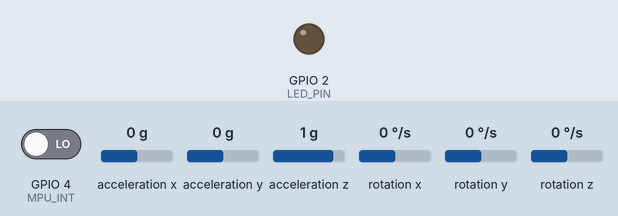
This sketch was run on a simulated ESP32. Parts: output pins drawn as LEDs (lit = HIGH). Wiring (inferred from the names in the program): MPU-6050 motion sensor at I2C address 0x68. Dashed ring = blinking. The test bench sets the inputs (shaded band); at power-on: acceleration x 0 g, GPIO 4 (MPU_INT) LOW, acceleration y 0 g, acceleration z 1 g, rotation x 0 °/s, rotation y 0 °/s, rotation z 0 °/s. Random numbers use the default seed unless the sketch sets one; no radio packets arrive unless stated; what the sketch prints to the serial monitor is not drawn.

Above: at 1.6 s.
1.7 s: acceleration x set to -0.3 g
At 7.6 s:
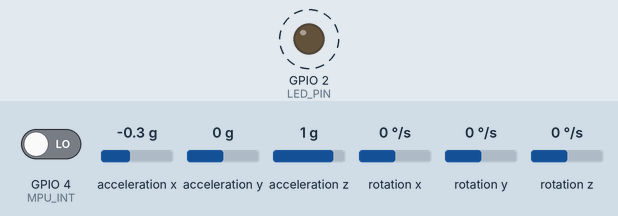
7.7 s: acceleration x set to 0 g
10.7 s: acceleration x set to -1.4 g
Timing chart, 0 to 14.7 s (numbered marks = the images above; inputs shaded):
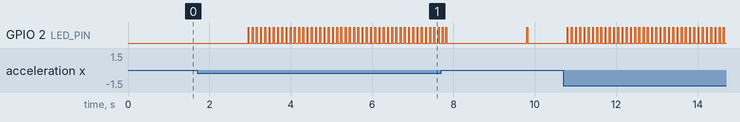

The sketch:

ESP32_Node1.ino
```cpp
/*
 * StructEye - ESP32 Sensor Node 1 (FreeRTOS Multi-Task)
 * Node ID: 0x01
 * Hardware: ESP32 + MPU6050 + SX1278 LoRa
 *
 * Architecture (same as STM32 F207ZG):
 *   Task 1 — Sensor Acquisition   (GPIO interrupt + periodic poll)
 *   Task 2 — Threshold Detection  (vibration/tilt analysis)
 *   Task 3 — LoRa Communication   (CAD LBT + TX)
 *   Task 4 — System Monitor        (health telemetry)
 *
 * IPC (Inter-Process Communication) used:
 *   - FreeRTOS Queues      (xSensorQueue, xTxQueue)
 *   - Task Notifications   (ISR → Task 1 wake-up)
 *
 * NOTE: ESP32 Arduino already runs on FreeRTOS internally.
 *       setup() and loop() execute inside a FreeRTOS task.
 *       We create our own tasks and suspend the default loop task.
 */

#include <LoRa.h>
#include <SPI.h>
#include <Wire.h>
#include <esp_sleep.h>
#include <math.h>

/* ─── FreeRTOS headers (included with ESP32 Arduino core) ─── */
#include "freertos/FreeRTOS.h"
#include "freertos/task.h"
#include "freertos/queue.h"
#include "freertos/semphr.h"

/* ═══════════════════════════════════════════════════════════════
 * CONFIGURATION — Change NODE_ID for each physical node
 * ═══════════════════════════════════════════════════════════════ */
#define NODE_ID 0x01

/* ─── Pin Definitions ─── */
#define MPU_ADDR  0x68
#define LORA_MISO 19
#define LORA_MOSI 23
#define LORA_SCK  18
#define LORA_NSS  5
#define LORA_RST  14
#define LORA_DIO0 26
#define MPU_INT   4    // GPIO4 connected to MPU6050 INT pin
#define LED_PIN   2

/* ─── Timing ─── */
#define HEARTBEAT_PERIOD_MS  30000  // 30s normal heartbeat
#define ALERT_PERIOD_MS      100    // 100ms rapid-fire during alert
#define SENSOR_POLL_MS       50     // 50ms sensor polling interval

/* ─── Thresholds (Dynamic shaking above calibrated baseline) ─── */
#define VIB_WARN_HIGH   1.2f
#define VIB_CRIT_HIGH   3.0f
#define TILT_WARN_DEG   10.0f
#define TILT_CRIT_DEG   15.0f

/* ─── CAD ─── */
#define CAD_MAX_RETRIES    15
#define CAD_BACKOFF_MIN_MS 20
#define CAD_BACKOFF_MAX_MS 80

/* ─── Queue Sizes ─── */
#define SENSOR_QUEUE_SIZE  10
#define TX_QUEUE_SIZE      5

/* ═══════════════════════════════════════════════════════════════
 * DATA STRUCTURES — passed between tasks via Queues (IPC)
 * ═══════════════════════════════════════════════════════════════ */

/* Sensor data: Task 1 → Task 2 via xSensorQueue */
typedef struct {
  float accelX, accelY, accelZ;  // m/s²
  float gyroX, gyroY, gyroZ;    // deg/s
  bool  sensor_ok;
} SensorData_t;

/* TX packet: Task 2 → Task 3 via xTxQueue */
typedef struct {
  uint8_t frame[23];
} TxPacket_t;

/* ═══════════════════════════════════════════════════════════════
 * GLOBAL HANDLES — FreeRTOS IPC objects
 * ═══════════════════════════════════════════════════════════════ */
TaskHandle_t  xSensorTaskHandle  = NULL;
TaskHandle_t  xProcessTaskHandle = NULL;
TaskHandle_t  xLoRaTaskHandle    = NULL;
TaskHandle_t  xMonitorTaskHandle = NULL;

QueueHandle_t xSensorQueue = NULL;  // SensorData_t: Task1 → Task2
QueueHandle_t xTxQueue     = NULL;  // TxPacket_t:   Task2 → Task3

RTC_DATA_ATTR uint8_t seq_num = 0;  // Survives deep sleep

/* ═══════════════════════════════════════════════════════════════
 * UTILITY FUNCTIONS
 * ═══════════════════════════════════════════════════════════════ */

uint16_t crc16(const uint8_t *data, uint16_t len) {
  uint16_t crc = 0xFFFF;
  for (uint16_t i = 0; i < len; i++) {
    crc ^= (uint16_t)data[i] << 8;
    for (uint8_t j = 0; j < 8; j++) {
      if (crc & 0x8000)
        crc = (crc << 1) ^ 0x1021;
      else
        crc <<= 1;
    }
  }
  return crc;
}

/* Direct SPI register access (bypasses LoRa library private methods) */
uint8_t loraReadReg(uint8_t reg) {
  uint8_t val;
  SPI.beginTransaction(SPISettings(8E6, MSBFIRST, SPI_MODE0));
  digitalWrite(LORA_NSS, LOW);
  SPI.transfer(reg & 0x7F);
  val = SPI.transfer(0x00);
  digitalWrite(LORA_NSS, HIGH);
  SPI.endTransaction();
  return val;
}

void loraWriteReg(uint8_t reg, uint8_t val) {
  SPI.beginTransaction(SPISettings(8E6, MSBFIRST, SPI_MODE0));
  digitalWrite(LORA_NSS, LOW);
  SPI.transfer(reg | 0x80);
  SPI.transfer(val);
  digitalWrite(LORA_NSS, HIGH);
  SPI.endTransaction();
}

/* CAD — returns true if channel is busy */
bool isChannelBusy() {
  LoRa.idle();
  loraWriteReg(0x01, 0x85);  // LoRa mode + RXCONTINUOUS
  delay(2);
  uint8_t rssi_raw = loraReadReg(0x1B);
  LoRa.idle();
  return (rssi_raw > 70);
}

void configureMPU6050_WakeOnMotion() {
  // 1. Reset
  Wire.beginTransmission(MPU_ADDR);
  Wire.write(0x6B); Wire.write(0x80);
  Wire.endTransmission();
  delay(100);

  // 2. Wake up
  Wire.beginTransmission(MPU_ADDR);
  Wire.write(0x6B); Wire.write(0x00);
  Wire.endTransmission();
  delay(10);

  // 3. HPF 5Hz
  Wire.beginTransmission(MPU_ADDR);
  Wire.write(0x1C); Wire.write(0x01);
  Wire.endTransmission();

  // 4. INT pin config (latch)
  Wire.beginTransmission(MPU_ADDR);
  Wire.write(0x37); Wire.write(0x20);
  Wire.endTransmission();

  // 5. Enable motion interrupt
  Wire.beginTransmission(MPU_ADDR);
  Wire.write(0x38); Wire.write(0x40);
  Wire.endTransmission();

  // 6. Threshold = 30 (60mg)
  Wire.beginTransmission(MPU_ADDR);
  Wire.write(0x1F); Wire.write(30);
  Wire.endTransmission();

  // 7. Duration = 2ms
  Wire.beginTransmission(MPU_ADDR);
  Wire.write(0x20); Wire.write(2);
  Wire.endTransmission();
}

/* ═══════════════════════════════════════════════════════════════
 * ISR — MPU6050 Motion Interrupt (GPIO4)
 *
 * This is the fastest possible wake-up path:
 *   MPU6050 INT pin → GPIO ISR → xTaskNotifyGiveFromISR →
 *   portYIELD_FROM_ISR → Task 1 wakes in <10µs
 * ═══════════════════════════════════════════════════════════════ */
void IRAM_ATTR onMotionISR() {
  BaseType_t xHigherPriorityTaskWoken = pdFALSE;
  if (xSensorTaskHandle != NULL) {
    vTaskNotifyGiveFromISR(xSensorTaskHandle, &xHigherPriorityTaskWoken);
  }
  portYIELD_FROM_ISR(xHigherPriorityTaskWoken);
}

/* ═══════════════════════════════════════════════════════════════
 * TASK 1: SENSOR ACQUISITION
 * IPC Output: xSensorQueue (Queue)
 * IPC Input:  Task Notification (from ISR)
 * ═══════════════════════════════════════════════════════════════ */
void vSensorAcquisitionTask(void *pvParameters) {
  SensorData_t sensorData;

  for (;;) {
    /* Block until ISR notification OR timeout after SENSOR_POLL_MS */
    uint32_t notification = ulTaskNotifyTake(pdTRUE,
                                             pdMS_TO_TICKS(SENSOR_POLL_MS));

    if (notification > 0) {
      Serial.println(">>> HARDWARE INTERRUPT: Motion Detected! <<<");
    }

    /* Read MPU6050 — 14 bytes burst */
    Wire.beginTransmission(MPU_ADDR);
    Wire.write(0x3B);
    Wire.endTransmission(false);
    Wire.requestFrom((uint16_t)MPU_ADDR, (uint8_t)14, true);

    int16_t ax_h = Wire.read(); int16_t ax_l = Wire.read();
    int16_t ay_h = Wire.read(); int16_t ay_l = Wire.read();
    int16_t az_h = Wire.read(); int16_t az_l = Wire.read();
    int16_t temp_h = Wire.read(); int16_t temp_l = Wire.read();
    int16_t gx_h = Wire.read(); int16_t gx_l = Wire.read();
    int16_t gy_h = Wire.read(); int16_t gy_l = Wire.read();
    int16_t gz_h = Wire.read(); int16_t gz_l = Wire.read();

    int16_t ax = (ax_h << 8) | ax_l;
    int16_t ay = (ay_h << 8) | ay_l;
    int16_t az = (az_h << 8) | az_l;
    int16_t temp = (temp_h << 8) | temp_l;
    int16_t gx = (gx_h << 8) | gx_l;
    int16_t gy = (gy_h << 8) | gy_l;
    int16_t gz = (gz_h << 8) | gz_l;

    /* Clear MPU6050 interrupt latch */
    Wire.beginTransmission(MPU_ADDR);
    Wire.write(0x3A);
    Wire.endTransmission(false);
    Wire.requestFrom((uint16_t)MPU_ADDR, (uint8_t)1, true);
    Wire.read();

    /* Scale to engineering units */
    sensorData.accelX = (ax / 16384.0f) * 9.81f;
    sensorData.accelY = (ay / 16384.0f) * 9.81f;
    sensorData.accelZ = (az / 16384.0f) * 9.81f;
    sensorData.gyroX  = gx / 131.0f;
    sensorData.gyroY  = gy / 131.0f;
    sensorData.gyroZ  = gz / 131.0f;
    sensorData.sensor_ok = !(ax == 0 && ay == 0 && az == 0);

    /* Push to processing queue (IPC: Queue) */
    if (xQueueSend(xSensorQueue, &sensorData, 0) != pdPASS) {
      SensorData_t discard;
      xQueueReceive(xSensorQueue, &discard, 0);
      xQueueSend(xSensorQueue, &sensorData, 0);
    }
  }
}

/* ═══════════════════════════════════════════════════════════════
 * TASK 2: PROCESSING & THRESHOLD DETECTION
 * IPC Input:  xSensorQueue (Queue — blocks until data arrives)
 * IPC Output: xTxQueue (Queue)
 * ═══════════════════════════════════════════════════════════════ */
void vThresholdDetectionTask(void *pvParameters) {
  SensorData_t rxData;
  TxPacket_t   txPacket;
  TickType_t   lastTxTick = 0;
  uint8_t      alert_active = 0;

  float base_gravity = 9.81f;
  uint16_t cal_samples = 0;
  float cal_sum = 0.0f;
  uint8_t cooldown_counter = 0;

  for (;;) {
    if (xQueueReceive(xSensorQueue, &rxData, portMAX_DELAY) != pdPASS)
      continue;

    /* Compute raw acceleration magnitude */
    float accel_mag = sqrtf(rxData.accelX * rxData.accelX +
                            rxData.accelY * rxData.accelY +
                            rxData.accelZ * rxData.accelZ);

    /* Self-calibration over first 50 samples at startup */
    if (cal_samples < 50) {
      cal_sum += accel_mag;
      cal_samples++;
      if (cal_samples == 50) {
        base_gravity = cal_sum / 50.0f;
        Serial.printf("[CAL] Auto-calibration done. Base Gravity = %.3f m/s2\n", base_gravity);
      }
      /* Skip processing until calibrated */
      continue;
    }

    /* Compute true dynamic vibration (shaking above baseline gravity) */
    float vibration = fabsf(accel_mag - base_gravity);

    float maxAxis = fabsf(rxData.accelX);
    if (fabsf(rxData.accelY) > maxAxis) maxAxis = fabsf(rxData.accelY);
    if (fabsf(rxData.accelZ) > maxAxis) maxAxis = fabsf(rxData.accelZ);

    float tilt = 0.0f;
    if (accel_mag > 0.1f)
      tilt = acosf(maxAxis / accel_mag) * 180.0f / PI;

    /* Status & alert */
    uint8_t status_flags = 0;
    uint8_t alert_level  = 0;

    if (vibration > VIB_CRIT_HIGH)
      status_flags |= (1 << 0);
    else if (vibration > VIB_WARN_HIGH)
      alert_level = 1;

    if (fabsf(tilt) > TILT_CRIT_DEG)
      status_flags |= (1 << 1);
    else if (fabsf(tilt) > TILT_WARN_DEG)
      alert_level = 1;

    if (!rxData.sensor_ok)   status_flags |= (1 << 2);
    if (seq_num == 0)        status_flags |= (1 << 3);
    if ((status_flags & 0x03) != 0) alert_level = 2;

    /* Alert state machine */
    uint8_t was_alert = alert_active;
    alert_active = (alert_level >= 1) ? 1 : 0;

    /* If alert state changes, start a 3-packet fast cooldown burst */
    uint8_t transition = (alert_active != was_alert) ? 1 : 0;
    if (transition) {
      cooldown_counter = 3;
    }

    TickType_t now = xTaskGetTickCount();
    TickType_t tx_interval;

    if (alert_active) {
      tx_interval = pdMS_TO_TICKS(ALERT_PERIOD_MS); // 100ms
    } else if (cooldown_counter > 0) {
      tx_interval = pdMS_TO_TICKS(2000);            // 2 seconds redundant spacing
    } else {
      tx_interval = pdMS_TO_TICKS(HEARTBEAT_PERIOD_MS); // 30 seconds
    }

    uint8_t force_tx = (transition || seq_num == 0) ? 1 : 0;

    if (!force_tx && (now - lastTxTick) < tx_interval)
      continue;

    /* Redundant transmission cooldown tracker */
    if (cooldown_counter > 0 && !transition) {
      cooldown_counter--;
    }

    /* Build 23-byte frame */
    txPacket.frame[0] = 0xAA;
    txPacket.frame[1] = NODE_ID;
    txPacket.frame[2] = seq_num++;

    int16_t ax_s   = (int16_t)(rxData.accelX * 100);
    int16_t ay_s   = (int16_t)(rxData.accelY * 100);
    int16_t az_s   = (int16_t)(rxData.accelZ * 100);
    int16_t gx_s   = (int16_t)(rxData.gyroX  * 100);
    int16_t gy_s   = (int16_t)(rxData.gyroY  * 100);
    int16_t gz_s   = (int16_t)(rxData.gyroZ  * 100);
    uint16_t vib_s = (uint16_t)(vibration     * 100);
    int16_t tilt_s = (int16_t)(tilt           * 100);

    txPacket.frame[3]  = (ax_s >> 8) & 0xFF;   txPacket.frame[4]  = ax_s & 0xFF;
    txPacket.frame[5]  = (ay_s >> 8) & 0xFF;   txPacket.frame[6]  = ay_s & 0xFF;
    txPacket.frame[7]  = (az_s >> 8) & 0xFF;   txPacket.frame[8]  = az_s & 0xFF;
    txPacket.frame[9]  = (gx_s >> 8) & 0xFF;   txPacket.frame[10] = gx_s & 0xFF;
    txPacket.frame[11] = (gy_s >> 8) & 0xFF;   txPacket.frame[12] = gy_s & 0xFF;
    txPacket.frame[13] = (gz_s >> 8) & 0xFF;   txPacket.frame[14] = gz_s & 0xFF;
    txPacket.frame[15] = (vib_s >> 8) & 0xFF;  txPacket.frame[16] = vib_s & 0xFF;
    txPacket.frame[17] = (tilt_s >> 8) & 0xFF; txPacket.frame[18] = tilt_s & 0xFF;

    txPacket.frame[19] = status_flags;
    txPacket.frame[20] = alert_level;

    uint16_t crc = crc16(txPacket.frame, 21);
    txPacket.frame[21] = (crc >> 8) & 0xFF;
    txPacket.frame[22] = crc & 0xFF;

    /* Push to LoRa TX queue (IPC: Queue) */
    if (xQueueSend(xTxQueue, &txPacket, pdMS_TO_TICKS(100)) == pdPASS) {
      lastTxTick = now;
      Serial.printf("[PROC] Seq=%u Vib=%.2f Tilt=%.2f Alert=%u\n",
                    (unsigned)(seq_num - 1), vibration, tilt, alert_level);
    }
  }
}

/* ═══════════════════════════════════════════════════════════════
 * TASK 3: LoRa COMMUNICATION (CAD + TX)
 * IPC Input: xTxQueue (Queue — blocks until packet arrives)
 * ═══════════════════════════════════════════════════════════════ */
void vLoRaCommunicationTask(void *pvParameters) {
  TxPacket_t rxPacket;

  for (;;) {
    if (xQueueReceive(xTxQueue, &rxPacket, portMAX_DELAY) != pdPASS)
      continue;

    /* CAD Listen-Before-Talk */
    bool tx_success = false;
    for (int retries = 0; retries < CAD_MAX_RETRIES; retries++) {
      if (isChannelBusy()) {
        uint32_t backoff = random(CAD_BACKOFF_MIN_MS, CAD_BACKOFF_MAX_MS);
        Serial.printf("[CAD] Channel busy — backing off %lums (%d/%d)\n",
                      backoff, retries + 1, CAD_MAX_RETRIES);
        vTaskDelay(pdMS_TO_TICKS(backoff));  // Non-blocking to other tasks!
      } else {
        Serial.println("[TX] Channel free — transmitting");
        LoRa.beginPacket();
        LoRa.write(rxPacket.frame, 23);
        LoRa.endPacket();
        digitalWrite(LED_PIN, HIGH);
        vTaskDelay(pdMS_TO_TICKS(20));
        digitalWrite(LED_PIN, LOW);
        Serial.println("[TX] Done");
        tx_success = true;
        break;
      }
    }

    if (!tx_success) {
      Serial.println("[TX] FORCE — CAD retries exhausted");
      LoRa.beginPacket();
      LoRa.write(rxPacket.frame, 23);
      LoRa.endPacket();
      digitalWrite(LED_PIN, HIGH);
      vTaskDelay(pdMS_TO_TICKS(20));
      digitalWrite(LED_PIN, LOW);
    }
  }
}

/* ═══════════════════════════════════════════════════════════════
 * TASK 4: SYSTEM MONITOR
 * No IPC — standalone monitoring task
 * ═══════════════════════════════════════════════════════════════ */
void vSystemMonitorTask(void *pvParameters) {
  for (;;) {
    vTaskDelay(pdMS_TO_TICKS(5000));

    UBaseType_t sensorHW  = uxTaskGetStackHighWaterMark(xSensorTaskHandle);
    UBaseType_t processHW = uxTaskGetStackHighWaterMark(xProcessTaskHandle);
    UBaseType_t loraHW    = uxTaskGetStackHighWaterMark(xLoRaTaskHandle);
    UBaseType_t monitorHW = uxTaskGetStackHighWaterMark(xMonitorTaskHandle);

    Serial.printf("\n--- SYSTEM MONITOR (Node %d) ---\n", NODE_ID);
    Serial.printf("Free Heap: %u bytes\n", ESP.getFreeHeap());
    Serial.printf("Stack HWM: Sensor=%u Process=%u LoRa=%u Monitor=%u\n",
                  sensorHW, processHW, loraHW, monitorHW);
    Serial.printf("Queues: Sensor=%u/%d TX=%u/%d\n",
                  uxQueueMessagesWaiting(xSensorQueue), SENSOR_QUEUE_SIZE,
                  uxQueueMessagesWaiting(xTxQueue), TX_QUEUE_SIZE);
    Serial.println("-------------------------------");
  }
}

/* ═══════════════════════════════════════════════════════════════
 * SETUP — runs once, initializes hardware, creates RTOS tasks
 * ═══════════════════════════════════════════════════════════════ */
void setup() {
  Serial.begin(115200);
  delay(100);
  Serial.println("\n\n========================================");
  Serial.printf("  StructEye ESP32 FreeRTOS Node %d\n", NODE_ID);
  Serial.println("========================================");

  Wire.begin(21, 22);
  randomSeed(analogRead(34) + NODE_ID * 100);

  /* Initialize LoRa */
  SPI.begin(LORA_SCK, LORA_MISO, LORA_MOSI, LORA_NSS);
  LoRa.setPins(LORA_NSS, LORA_RST, LORA_DIO0);
  if (!LoRa.begin(433E6)) {
    Serial.println("LoRa init failed!");
    delay(1000);
    ESP.restart();
  }
  LoRa.setTxPower(2);
  LoRa.setSpreadingFactor(7);
  LoRa.setSignalBandwidth(250E3);
  LoRa.setCodingRate4(5);
  LoRa.setSyncWord(0x12);
  LoRa.enableCrc();
  Serial.println("LoRa OK");

  pinMode(LED_PIN, OUTPUT);
  digitalWrite(LED_PIN, LOW);

  /* Configure MPU6050 motion detection */
  configureMPU6050_WakeOnMotion();
  Serial.println("MPU6050 OK");

  /* Attach ISR — uses Task Notification (IPC) to wake Task 1 */
  pinMode(MPU_INT, INPUT);
  attachInterrupt(digitalPinToInterrupt(MPU_INT), onMotionISR, RISING);

  /* ───────────────────────────────────────────────────────
   * CREATE IPC OBJECTS (Queues)
   * ─────────────────────────────────────────────────────── */
  xSensorQueue = xQueueCreate(SENSOR_QUEUE_SIZE, sizeof(SensorData_t));
  xTxQueue     = xQueueCreate(TX_QUEUE_SIZE,     sizeof(TxPacket_t));

  if (xSensorQueue == NULL || xTxQueue == NULL) {
    Serial.println("FATAL: Queue creation failed!");
    ESP.restart();
  }

  /* ───────────────────────────────────────────────────────
   * CREATE FreeRTOS TASKS
   *
   * On ESP32, tasks can be pinned to specific cores:
   *   Core 0 = WiFi/BT stack (we don't use it)
   *   Core 1 = Arduino loop (default)
   *
   * We pin sensor-critical tasks to Core 1 and
   * the monitor task to Core 0 (idle core).
   * ─────────────────────────────────────────────────────── */
  xTaskCreatePinnedToCore(vSensorAcquisitionTask,  "SensorTask",
                          4096, NULL, 3, &xSensorTaskHandle, 1);

  xTaskCreatePinnedToCore(vThresholdDetectionTask, "ProcessTask",
                          4096, NULL, 3, &xProcessTaskHandle, 1);

  xTaskCreatePinnedToCore(vLoRaCommunicationTask,  "LoRaTask",
                          4096, NULL, 4, &xLoRaTaskHandle, 1);

  xTaskCreatePinnedToCore(vSystemMonitorTask,      "MonitorTask",
                          4096, NULL, 1, &xMonitorTaskHandle, 0);

  Serial.println("\n=== FreeRTOS Tasks Created — Scheduler Running ===\n");

  /* Stagger initial boot transmission by Node ID to desynchronize */
  delay(NODE_ID * 250);
}

/* ═══════════════════════════════════════════════════════════════
 * LOOP — empty because all work is done by FreeRTOS tasks
 *
 * The Arduino loop() runs as the lowest-priority "loopTask".
 * We just yield to let the RTOS scheduler run our real tasks.
 * ═══════════════════════════════════════════════════════════════ */
void loop() {
  vTaskDelay(pdMS_TO_TICKS(1000));  // Yield — all work in tasks above
}
//new
```

Measured:
- the behaviour switches between -0.1 and -0.2 g on acceleration x (found by bisection; images 0 and 1)
- by itself, GPIO 2 (LED_PIN): alternates HIGH for 0.02 s and LOW for 0.08 s
